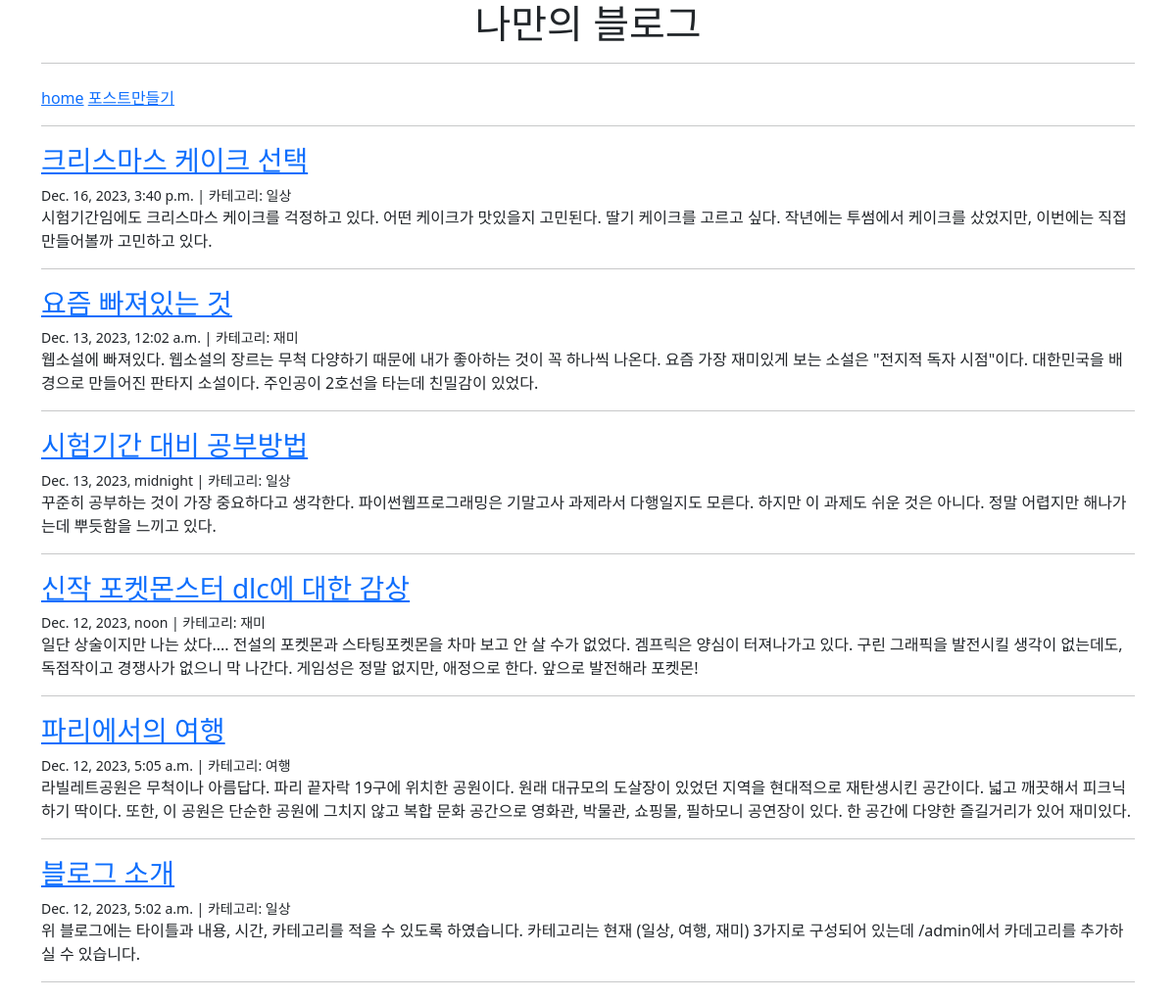
Screenshot of /blog/ with the database file from the repository.
### blog/models.py (models this page shows, shortened)
class Blog(models.Model):
    title = models.CharField(max_length=255)    #제목
    content = models.TextField()    #포스트내용
    create_date = models.DateTimeField() #날짜
    categories = models.ManyToManyField("Category", related_name="blogs") #카테고리

class Category(models.Model):
    name = models.CharField(max_length=30)
    class Meta:
        verbose_name_plural = "categories"

### blog/views.py (the view)
# urls.py: path('', views.index, name='home'),
def index(request):
    blog_home = Blog.objects.order_by('-create_date')
    context = {'blog_home': blog_home}
    return render(request, 'blog/blog_home.html', context)

### templates/blog/blog_home.html (shortened to what this page needs)
<link href="https://cdn.jsdelivr.net/npm/bootstrap@5.3.1/dist/css/bootstrap.min.css" rel="stylesheet">
<div class="container">
    <center>
        {% block page_title %}
        <h1>나만의 블로그</h1>
    </center>
    <hr size="10px">
        <a href="http://127.0.0.1:8000/blog/">home</a>
        <a href="http://127.0.0.1:8000/blog/create/">포스트만들기</a>
<hr size="5px">
{% endblock page_title %}
{% block page_content %}
    {% block posts %}
        {% for blog in blog_home %}
            <h3><a href="/blog/{{ blog.id }}/">{{ blog.title }}</a></h3>
            <small>
                {{ blog.create_date }} | 카테고리:
                {% for category in blog.categories.all %}
                    <a>
                        {{ category.name }}
                    </a>
                {% endfor %}
            </small>
        <div>
            <a>
                {{ blog.content }}
            </a>
        </div>
<hr size="5px">
        {% endfor %}
    {% endblock posts %}
{% endblock page_content %}
</div>

### rows the page displays
Blog: title "크리스마스 케이크 선택", create_date "Dec. 16, 2023, 3:40 p.m.", content "시험기간임에도 크리스마스 케이크를 걱정하고 있다. 어떤 케이크가 맛있을지 고민된다. 딸기 케이크를 고르고 싶다. 작년에는 투썸에서 케이크를 샀었지만, 이번에는 직접 만들어볼까 고민하고 있다."
Category: name "일상"
Blog: title "요즘 빠져있는 것", create_date "Dec. 13, 2023, 12:02 a.m.", content "웹소설에 빠져있다. 웹소설의 장르는 무척 다양하기 때문에 내가 좋아하는 것이 꼭 하나씩 나온다. 요즘 가장 재미있게 보는 소설은 \"전지적 독자 시점\"이다. 대한민국을 배경으로 만들어진 판타지 소설이다. 주인공이 2호선을 타는데 친밀감이 있었다."
Category: name "재미"
Blog: title "시험기간 대비 공부방법", create_date "Dec. 13, 2023, midnight", content "꾸준히 공부하는 것이 가장 중요하다고 생각한다. 파이썬웹프로그래밍은 기말고사 과제라서 다행일지도 모른다. 하지만 이 과제도 쉬운 것은 아니다. 정말 어렵지만 해나가는데 뿌듯함을 느끼고 있다."
Blog: title "신작 포켓몬스터 dlc에 대한 감상", create_date "Dec. 12, 2023, noon", content "일단 상술이지만 나는 샀다.... 전설의 포켓몬과 스타팅포켓몬을 차마 보고 안 살 수가 없었다. 겜프릭은 양심이 터져나가고 있다. 구린 그래픽을 발전시킬 생각이 없는데도, 독점작이고 경쟁사가 없으니 막 나간다. 게임성은 정말 없지만, 애정으로 한다. 앞으로 발전해라 포켓몬!"
Blog: title "파리에서의 여행", create_date "Dec. 12, 2023, 5:05 a.m.", content "라빌레트공원은 무척이나 아름답다. 파리 끝자락 19구에 위치한 공원이다. 원래 대규모의 도살장이 있었던 지역을 현대적으로 재탄생시킨 공간이다. 넓고 깨끗해서 피크닉하기 딱이다. 또한, 이 공원은 단순한 공원에 그치지 않고 복합 문화 공간으로 영화관, 박물관, 쇼핑몰, 필하모니 공연장이 있다. 한 공간에 다양한 즐길거리가 있어 재미있다."
Category: name "여행"
Blog: title "블로그 소개", create_date "Dec. 12, 2023, 5:02 a.m.", content "위 블로그에는 타이틀과 내용, 시간, 카테고리를 적을 수 있도록 하였습니다. 카테고리는 현재 (일상, 여행, 재미) 3가지로 구성되어 있는데 /admin에서 카데고리를 추가하실 수 있습니다."
